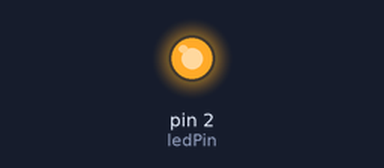
The sketch below on a simulated Arduino Uno, built with avr-gcc and run on an emulated ATmega328P. On the bench: output pins drawn as LEDs (lit = HIGH).

Above: at 0.1 s.
Timing chart, 0 to 1.6 s (numbered marks = the images above):
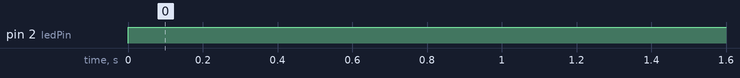

The sketch:

nov4.ino
```cpp
//initialize the ledPin in which the circuit is connected
const int ledPin = 2;

// the setup routine runs once when you press reset:
void setup() {
  // make the ledPin's pin an output
  pinMode(ledPin, OUTPUT);
}

// the loop routine runs over and over again forever:
void loop() {
  //pass current through the ledPin when the circuit is closed
  digitalWrite(ledPin, HIGH);
}
```

Measured:
- by itself, pin 2 (ledPin): LOW → HIGH at 0.00 s
